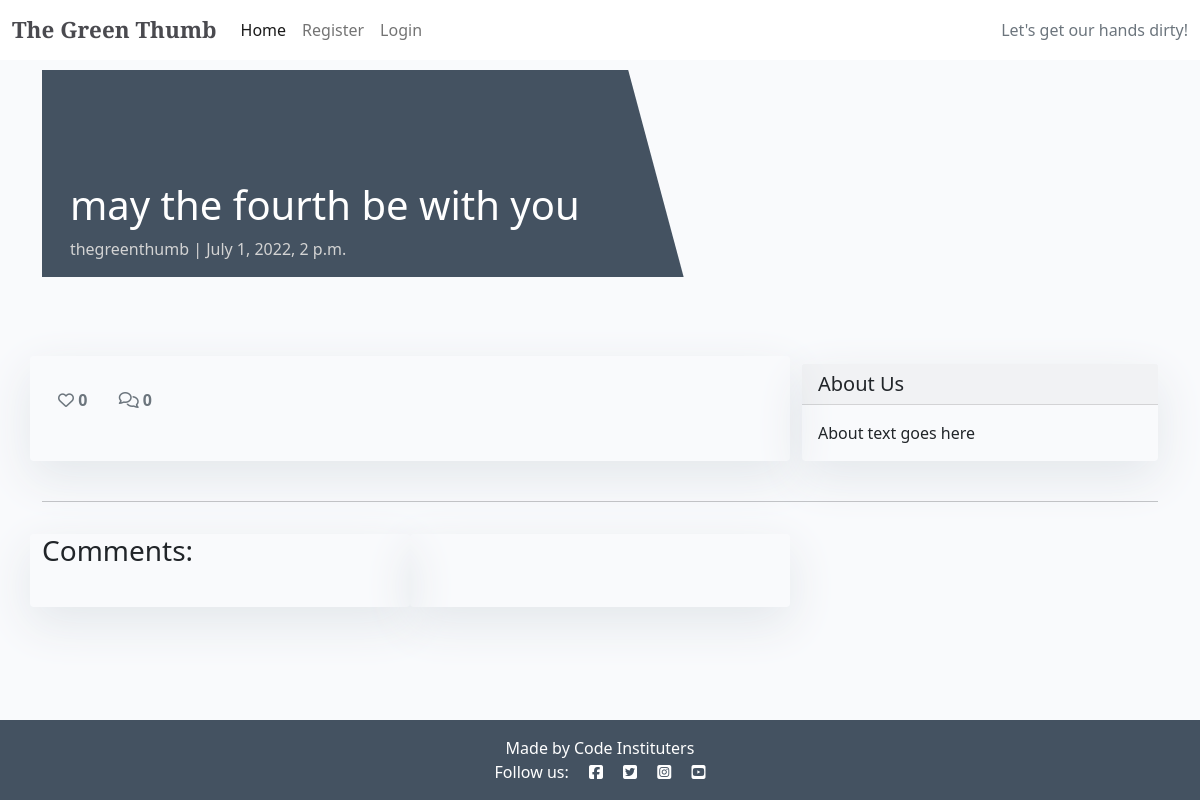
/may-the-fourth-be-with-you/, run on the app's committed database.
### blog/models.py (models this page shows, shortened)
class BlogPost(models.Model):
    title = models.CharField(
        max_length=200, unique=True, null=False, blank=False)
    slug = models.SlugField(max_length=200, unique=True)
    author = models.ForeignKey(
        User, on_delete=models.CASCADE, related_name='blog_posts',
        default=id(0))
    created_on = models.DateTimeField(auto_now_add=True)
    updated_on = models.DateTimeField(auto_now=True)
    blog_content = models.TextField(default='Start your story here')
    status = models.IntegerField(choices=STATUS, default=0)
    featured_image = CloudinaryField('image', default='placeholder')
    excerpt = models.TextField(blank=True)
    likes = models.ManyToManyField(
        User, related_name='blogpost_like', blank=True)
    class Meta:
        ordering = ['-created_on']
    def number_of_likes(self):
        return self.likes.count()

### blog/views.py (the view)
# urls.py: path('<slug:slug>/', views.PostDetail.as_view(), name='post_detail'),
class PostDetail(View):
    def get(self, request, slug, *args, **kwargs):
        queryset = BlogPost.objects.filter(status=1)
        post = get_object_or_404(queryset, slug=slug)
        comments = post.comments.filter(approved=True).order_by('-created_on')
        liked = False
        if post.likes.filter(id=self.request.user.id).exists():
            liked = True
        return render(
            request,
            'post_detail.html',
            {
                'post': post,
                'comments': comments,
                'liked': liked,
            },
        )

### templates/post_detail.html (shortened to what this page needs)
{% extends 'base.html' %} {% block content %}
<div class="masthead">
    <div class="container">
        <div class="row g-0">
            <div class="col-md-6 masthead-text">
                <h1 class="post-title">{{ post.title }}</h1>
                <p class="post-subtitle">{{ post.author }} | {{ post.created_on }}</p>
            </div>
            <div class="d-none d-md-block col-md-6 masthead-image">
            </div>
        </div>
    </div>
</div>
<div class="container">
    <div class="row">
        <div class="col card mb-4  mt-3 left  top">
            <div class="card-body">
                <div class="row">
                    <div class="col-1">
                        <strong class="text-secondary"><i class="far fa-heart"></i> {{ post.number_of_likes }} </strong>
                    </div>
                    <div class="col-1">
                        {% with comments.count as total_comments %}
                        <strong class="text-secondary"><i class="far fa-comments"></i>
                            {{ total_comments }}
                        </strong>
                        {% endwith %}
                    </div>
                </div>
            </div>
        </div>
        {% block sidebar %}
        {% include 'sidebar.html' %}
        {% endblock sidebar %}
    </div>
    <div class="row">
        <div class="col">
            <hr>
        </div>
    </div>
    <div class="row">
        <div class="col-md-4 card mb-4  mt-3 ">
            <h3>Comments:</h3>
            <div class="card-body">
            </div>
        </div>
        <div class="col-md-4 card mb-4  mt-3 ">
            <div class="card-body">
            </div>
        </div>
    </div>
</div>
{% endblock content %}

### static/css/style.css (style rules this page uses)
* { margin: 0; padding: 0; border: none; box-sizing: border-box; }
body { background-color: f3e6dc; }
html, body { height: 100%; }
.card { box-shadow: 0 16px 48px #E3E7EB; }
.main-bg { background-color: #F9FAFC; }
.card { border: none; background-color: transparent; }
.masthead { margin-top: 10px; overflow: hidden; position: relative; display: inline-block; height: 33vh; width: 100%; }
.masthead-text { background-color: #445261; color: white; position: relative; }
.masthead-image { position: relative; overflow: hidden; }
.masthead-image:after { content: ""; position: absolute; top: 0; right: 90%; height: 100%; width: 150%; background: #445261; -webkit-transform: skew(15deg); -moz-transform: skew(15deg); transform: skew(15deg); z-index: 100; }
.post-title { margin-top: 20%; margin-left: 5%; }
.post-subtitle { margin-left: 5%; color: lightgray; }

### data on the page
BlogPost: title "may the fourth be with you", author "thegreenthumb", created_on "July 1, 2022, 2 p.m.", number_of_likes "0"

### other printed values
{{ total_comments }} "0"
